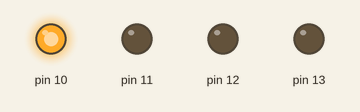
This sketch was run on a simulated Arduino Uno, built with avr-gcc and run on an emulated ATmega328P. Shown: output pins drawn as LEDs (lit = HIGH).

Above: at 0.1 s.
At 4.1 s:
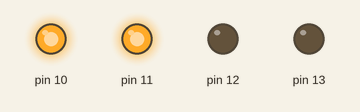
At 10.1 s:
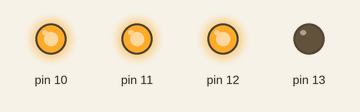
At 20.1 s:
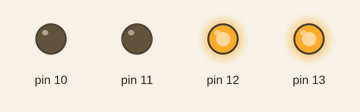
At 30.1 s:
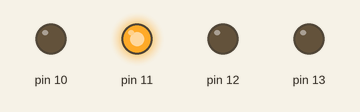
At 39.1 s:
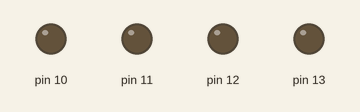
Timing chart, 0 to 40.0 s (numbered marks = the images above):
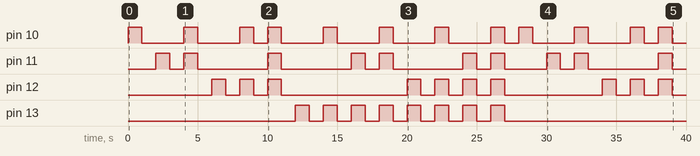

The sketch:

atividade_3.ino
```cpp
void setup() {
pinMode(13, OUTPUT);
pinMode(12, OUTPUT);
pinMode(11, OUTPUT);
pinMode(10, OUTPUT);
}

void loop() {
  //0001
  digitalWrite(10, HIGH);
  delay(1000);
  digitalWrite(10, LOW);
  delay(1000);

  //0010
  digitalWrite(11, HIGH);
  delay(1000);
  digitalWrite(11, LOW);
  delay(1000);
  //0011
  digitalWrite(10, HIGH);
  digitalWrite(11, HIGH);
  delay(1000);
  digitalWrite(10, LOW);
  digitalWrite(11, LOW);
  delay(1000);
  //0100
  digitalWrite(12, HIGH);
  delay(1000);
  digitalWrite(12, LOW);
  delay(1000);
  //0101
  digitalWrite(12, HIGH);
  digitalWrite(10, HIGH);
  delay(1000);
  digitalWrite(10, LOW);
  digitalWrite(12, LOW);
  delay(1000);
  //0111
  digitalWrite(12, HIGH);
  digitalWrite(11, HIGH);
  digitalWrite(10, HIGH);
  delay(1000);
  digitalWrite(10, LOW);
  digitalWrite(11, LOW);
  digitalWrite(12, LOW);
  delay(1000);
  //1000
  digitalWrite(13, HIGH);
  delay(1000);
  digitalWrite(13, LOW);
  delay(1000);
  //1001
  digitalWrite(13, HIGH);
  digitalWrite(10, HIGH);
  delay(1000);
  digitalWrite(10, LOW);
  digitalWrite(13, LOW);
  delay(1000);
  //1010
  digitalWrite(13, HIGH);
  digitalWrite(11, HIGH);
  delay(1000);
  digitalWrite(13, LOW);
  digitalWrite(11, LOW);
  delay(1000);
  //1011
  digitalWrite(13, HIGH);
  digitalWrite(11, HIGH);
  digitalWrite(10, HIGH);
  delay(1000);
  digitalWrite(13, LOW);
  digitalWrite(11, LOW);
  digitalWrite(10, LOW);
  delay(1000);
  //1100
  digitalWrite(13, HIGH);
  digitalWrite(12, HIGH);
  delay(1000);
  digitalWrite(13, LOW);
  digitalWrite(12, LOW);
  delay(1000);
  //1101
  digitalWrite(13, HIGH);
  digitalWrite(10, HIGH);
  digitalWrite(12, HIGH);
  delay(1000);
  digitalWrite(13, LOW);
  digitalWrite(12, LOW);
  digitalWrite(10, LOW);
  delay(1000);
  //1110
  digitalWrite(13, HIGH);
  digitalWrite(11, HIGH);
  digitalWrite(12, HIGH);
  delay(1000);
  digitalWrite(13, LOW);
  digitalWrite(12, LOW);
  digitalWrite(11, LOW);
  delay(1000);
  //1111
  digitalWrite(13, HIGH);
  digitalWrite(10, HIGH);
  digitalWrite(12, HIGH);
  digitalWrite(11, HIGH);
  delay(1000);
  digitalWrite(13, LOW);
  digitalWrite(12, LOW);
  digitalWrite(10, LOW);
  digitalWrite(11, LOW);
  delay(1000);
}
```

Measured:
- by itself, pin 10: LOW → HIGH at 0.00 s, → LOW 1.0 s later, → HIGH 3.0 s later, → LOW 1.0 s later, … (24 changes in this stretch)
- by itself, pin 11: LOW → HIGH at 2.0 s, → LOW 1.0 s later, → HIGH 1.0 s later, → LOW 1.0 s later, … (20 changes in this stretch)
- by itself, pin 12: LOW → HIGH at 6.0 s, → LOW 1.0 s later, → HIGH 1.0 s later, → LOW 1.0 s later, … (20 changes in this stretch)
- by itself, pin 13: LOW → HIGH at 12.0 s, → LOW 1.0 s later, → HIGH 1.0 s later, → LOW 1.0 s later, … (16 changes in this stretch)
